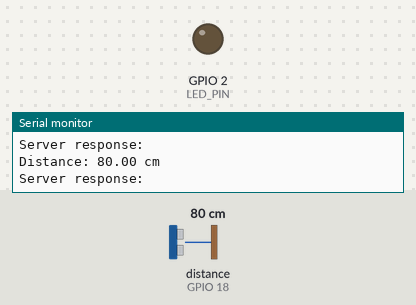
Recording of a program running on a simulated ESP32. Parts: output pins drawn as LEDs (lit = HIGH), the last lines printed to the serial monitor. The inputs (shaded band) are chosen by the test bench; at power-on: distance to the obstacle (sensor on GPIO 18) 80 cm. The echo pulse lasts 58.3 µs per cm; WiFi joins after 1.5 s; servers stay silent unless stated; uploads are accepted with an empty reply.

Above: at 2.7 s.
2.8 s: distance to the obstacle (sensor on GPIO 18) set to 53 cm
4.3 s: distance to the obstacle (sensor on GPIO 18) set to 46 cm
At 5.5 s:
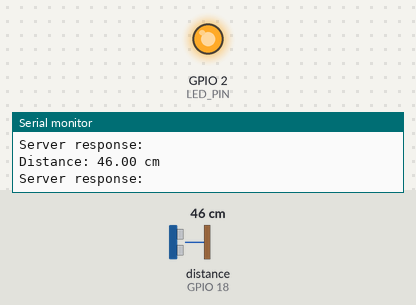
5.8 s: distance to the obstacle (sensor on GPIO 18) set to 60 cm
At 7.6 s:
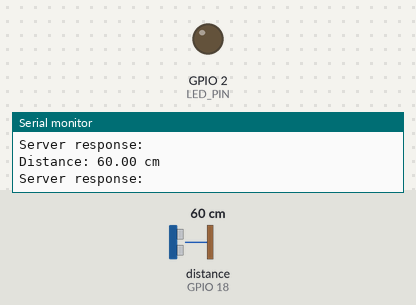
7.9 s: distance to the obstacle (sensor on GPIO 18) set to 2 cm
At 9.8 s:
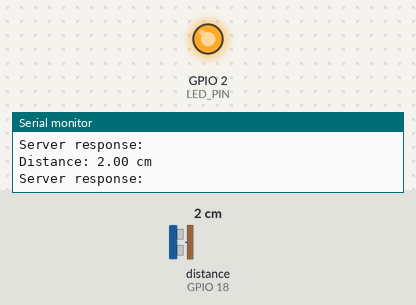
Timing chart, 0 to 11.0 s (numbered marks = the images above; inputs shaded):
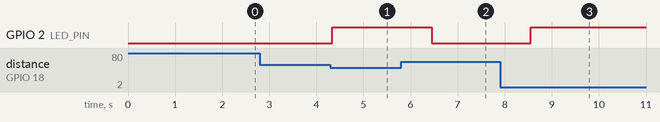

The program:

main.cpp
```cpp
#include <Arduino.h>
#include <WiFi.h>
#include <HTTPClient.h>
#include <HCSR04.h>

// Driver for ESP32 USB to Serial converters (CP210x)
// Install drivers if needed:
// https://randomnerdtutorials.com/install-esp32-esp8266-usb-drivers-cp210x-windows/
// https://www.silabs.com/software-and-tools/usb-to-uart-bridge-vcp-drivers?tab=downloads

// =========================
// SECTION 0 – CONFIG
// =========================

// TODO: Enter your WiFi credentials
const char* WIFI_SSID = "???";
const char* WIFI_PASS = "???!";

// TODO: Enter your Flask server URL (use local network IP)
const char* SERVER_URL = "http://<ip>/api/update";

// TODO: Assign a unique device ID
const char* DEVICE_ID = "esp32_1";

// =========================
// SECTION 1 – PINS
// =========================
#define LED_PIN 2
#define TRIGGER_PIN 23
#define ECHO_PIN 18

UltraSonicDistanceSensor distanceSensor(TRIGGER_PIN, ECHO_PIN);

// =========================
// SECTION 2 – VARIABLES
// =========================
double detectionThreshold = 50.0; // default threshold

// =========================
// FUNCTION 1 – CONNECT WIFI
// =========================
void connectWiFi() {
    WiFi.begin(WIFI_SSID, WIFI_PASS);
    Serial.print("Connecting to WiFi");
    while (WiFi.status() != WL_CONNECTED) {
        delay(500);
        Serial.print(".");
    }
    Serial.println("\nConnected!");
    Serial.print("IP Address: "); Serial.println(WiFi.localIP());
}

// =========================
// FUNCTION 2 – READ DISTANCE
// =========================
double readDistance() {
    // TODO: Add sensor reading
    double distance = distanceSensor.measureDistanceCm();
    if (distance < 0) {
        Serial.println("Invalid distance reading!");
    } else {
        Serial.print("Distance: ");
        Serial.print(distance);
        Serial.println(" cm");
    }
    return distance;
}

// =========================
// FUNCTION 3 – CONTROL LED
// =========================
void updateLED(double distance) {
    if (distance < detectionThreshold) {
        digitalWrite(LED_PIN, HIGH);
    } else {
        digitalWrite(LED_PIN, LOW);
    }
}

// =========================
// FUNCTION 4 – SEND DATA TO SERVER
// =========================
void sendDataToServer(double distance) {
    if (WiFi.status() != WL_CONNECTED) return;

    HTTPClient http;
    http.begin(SERVER_URL);
    http.addHeader("Content-Type", "application/json");

    String json = "{";
    json += "\"id\":\"" + String(DEVICE_ID) + "\",";
    json += "\"distance\":" + String(distance, 2);
    json += "}";

    int httpCode = http.POST(json);

    if (httpCode == 200) {
        String payload = http.getString();
        Serial.println("Server response: " + payload);

        int tIndex = payload.indexOf("threshold");
        if (tIndex != -1) {
            double newThreshold = payload.substring(payload.indexOf(':', tIndex) + 1).toDouble();
            detectionThreshold = newThreshold;
            Serial.print("Updated threshold from server: ");
            Serial.println(detectionThreshold);
        }
    } else {
        Serial.print("HTTP error: "); Serial.println(httpCode);
    }

    http.end();
}

// =========================
// SETUP
// =========================
void setup() {
    Serial.begin(9600);
    pinMode(LED_PIN, OUTPUT);
    connectWiFi();
    Serial.println("Setup complete!");
}

// =========================
// LOOP
// =========================
void loop() {
    double distance = readDistance();    // Task 1: Read sensor
    updateLED(distance);                 // Task 2: Control LED
    sendDataToServer(distance);          // Task 3: Send to server and update threshold
    delay(500);                          // pause between readings
}
```

Measured:
- the behaviour switches between 50 and 49 cm on distance to the obstacle (sensor on GPIO 18) (found by bisection; images 0 and 1)
- after the input at 4.3 s, GPIO 2 (LED_PIN): LOW → HIGH at once
- after the input at 5.8 s, GPIO 2 (LED_PIN): HIGH → LOW after 0.65 s
- after the input at 7.9 s, GPIO 2 (LED_PIN): LOW → HIGH after 0.65 s
